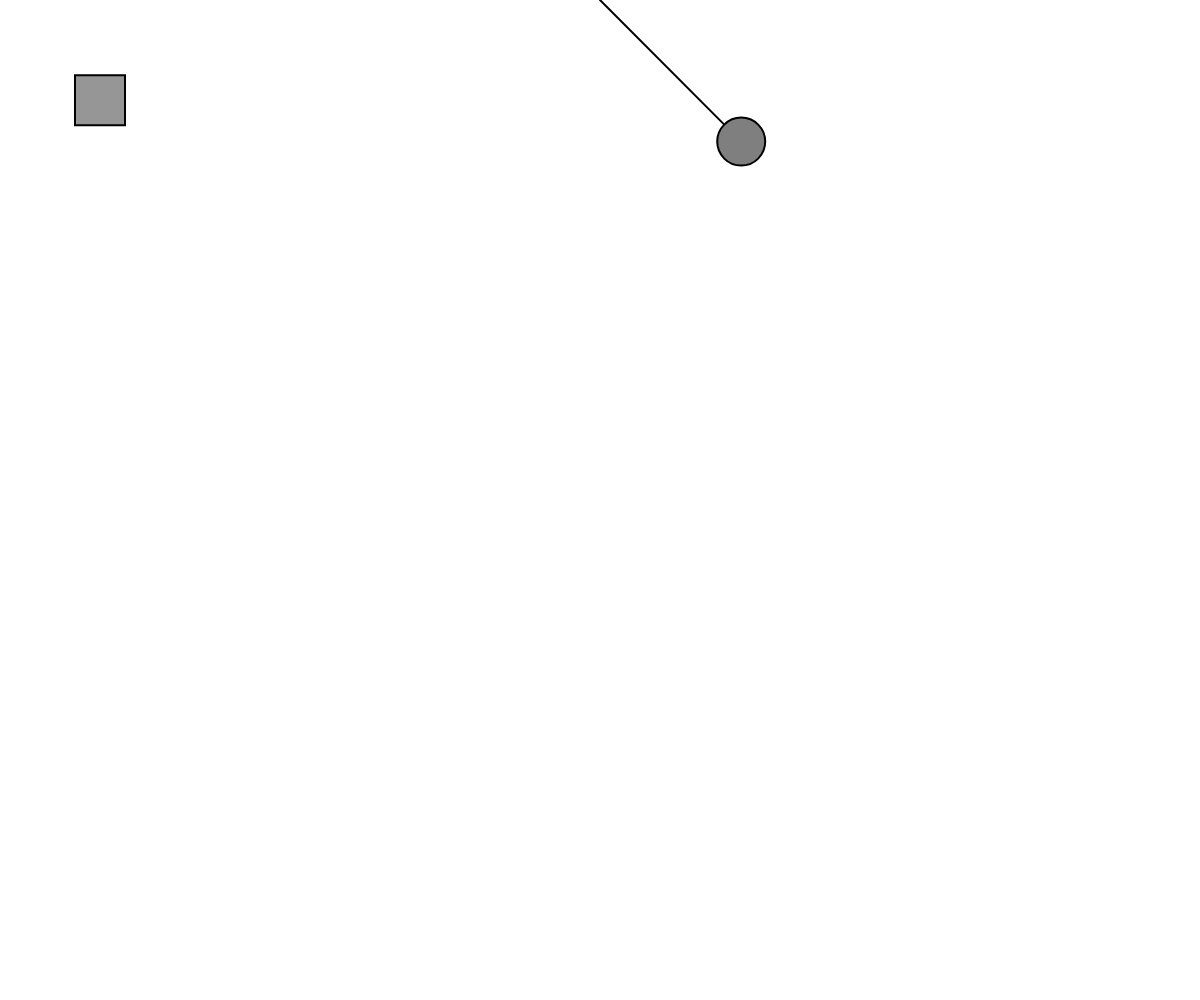
Frame 1 (no input)
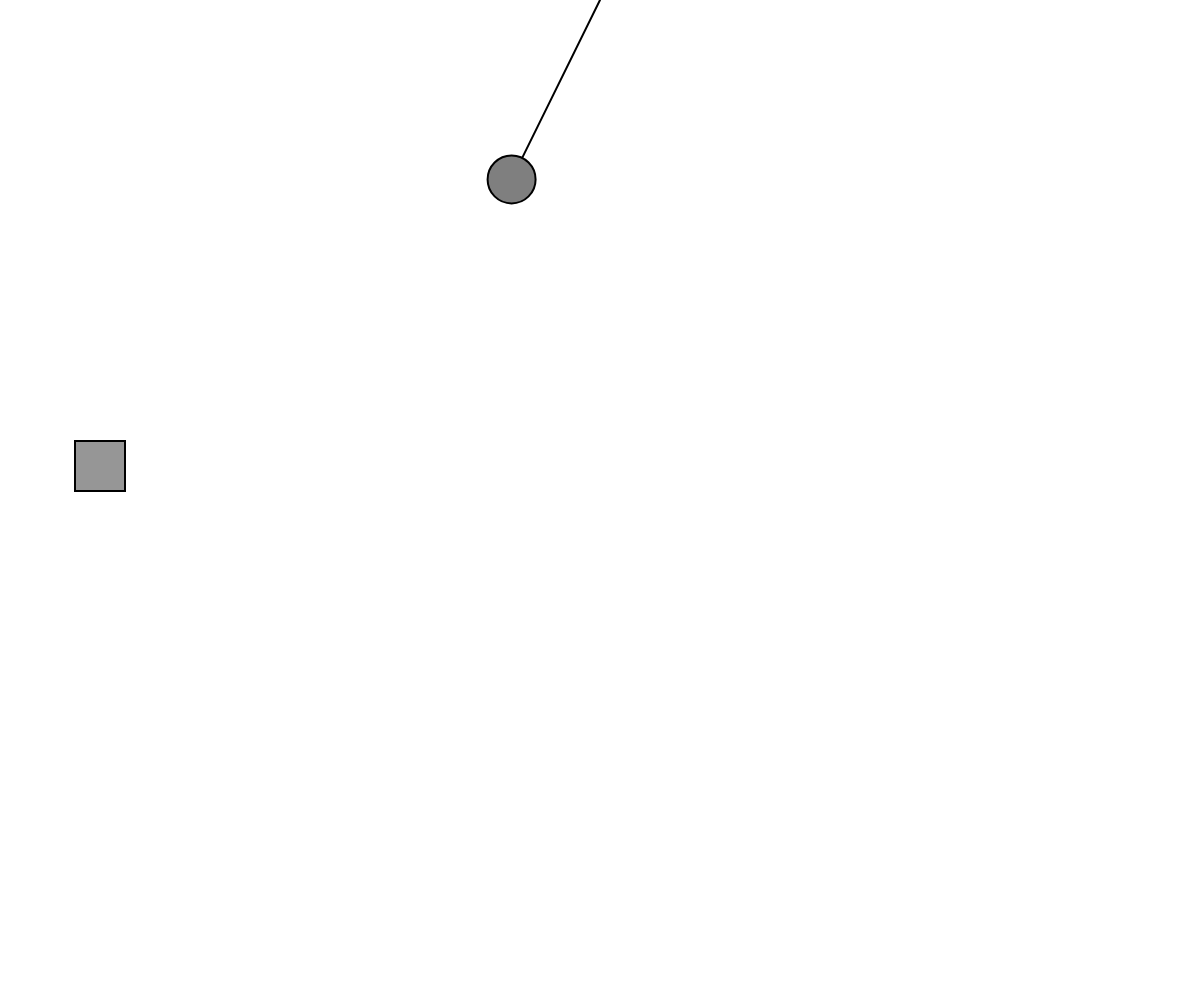
Frame 60 (no input)
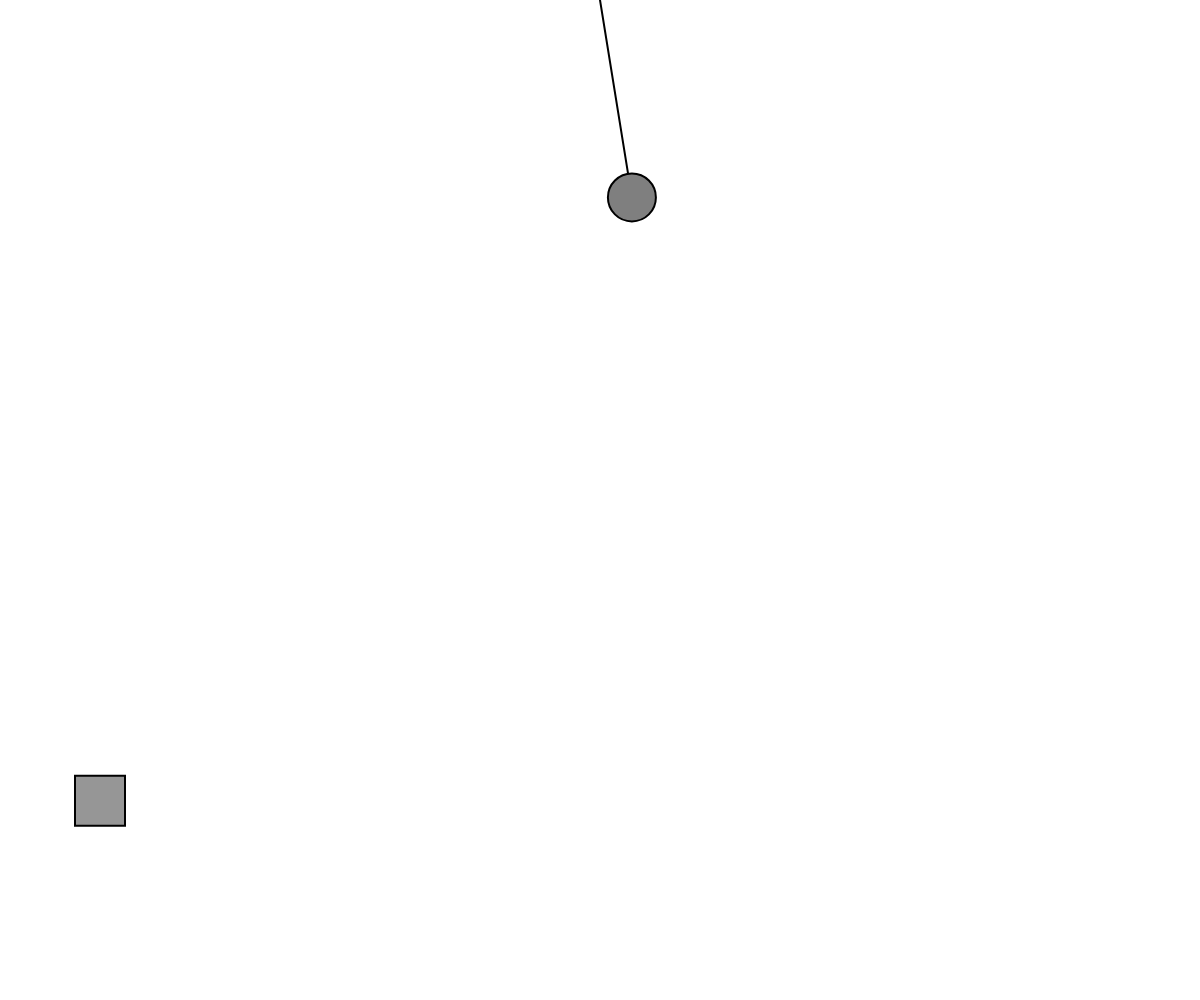
Frame 120 (the mouse pressed at the canvas centre since frame 60)

The p5.js sketch that drew these frames (run headless with seeded random() and noise() and a simulated clock; from frame 60 on, the mouse is pressed at the canvas centre):

// p5.js sketch
// ── sketch.js
let pendulum;
let square;

function setup() {
  
  
  
  createCanvas (windowWidth, windowHeight);
  pendulum = new Pendulum(createVector(width / 2, 0), 200);
  
  
  square = new Square(100, 100, 50); // you can change the size of the scuare
}

function draw() {
  background(255);
  
  pendulum.update();
  
  
  pendulum.display();
  
  
  square.update();
  
  square.display();
}

function mousePressed() {
  pendulum.handleClick(mouseX, mouseY);
  square.handleClick(mouseX, mouseY);
}

function mouseDragged() {
  
  
  pendulum.handleDrag(mouseX, mouseY);
  square.handleDrag(mouseX, mouseY);
}

function mouseReleased() {
  pendulum.handleRelease();
  square.handleRelease();
}

class Pendulum {
  constructor(origin, r) {
    
    this.origin = origin;
    this.position = createVector();
    this.r = r;
    this.angle = PI / 4;
    this.aVelocity = 0.0;
    this.aAcceleration = 0.0;
    this.damping = 0.99; // Random damping to mimic the feel of friction
    this.ballr = 48.0; // so thats create the radius of the ball, which is important 
    this.dragging = false;
  }

  
  update() {
    if (!this.dragging) {
      // thats a gravity  force
      let gravity = 0.4; // Arbitrary constant
      this.aAcceleration = (-1 * gravity / this.r) * sin(this.angle);
      this.aVelocity += this.aAcceleration; 
      this.aVelocity *= this.damping; // applyinf damping
      this.angle += this.aVelocity; 
    }
  }

  display() {
    this.position.set(
      this.r * sin(this.angle),
      
      this.r * cos(this.angle),
      0
    );
    this.position.add(this.origin);
    stroke(0);
    strokeWeight(2);
    fill(127);
    // its drawing the arm
    line(this.origin.x, this.origin.y, this.position.x, this.position.y);
    if (this.dragging) {
      fill(50);
    } else {
      fill(127);
      
    }
    // draw the ball
    ellipse(this.position.x, this.position.y, this.ballr, this.ballr);
  }

  handleClick(mx, my) {
    let d = dist(mx, my, this.position.x, this.position.y);
    if (d < this.ballr) {
      this.dragging = true;
    }
  }

  handleDrag(mx, my) {
    if (this.dragging) {
      let diff = p5.Vector.sub(this.origin, createVector(mx, my));
      this.angle = atan2(-1 * diff.y, diff.x) - PI / 2;
    }
  }

  handleRelease() {
    
    this.aVelocity = 0; // so when you let go, thsi part telling the program "no velocity"
    this.dragging = false;
  }
}

class Square {
  
  constructor(x, y, size) {
    this.position = createVector(x, y);
    this.size = size;
    this.velocity = createVector(0, 0);
    this.acceleration = createVector(0, 0.2); // THIS IS GRAVITY
    this.dragging = false;
  }

  update() {
    if (!this.dragging) {
      this.velocity.add(this.acceleration); // This part if from second tutorial thats apply gravity
      this.position.add(this.velocity); // as usual its updating position
      
      
      
      // detection of collisions using the canvas's bottom
      if (this.position.y + this.size / 2 > height) {
        this.position.y = height - this.size / 2;
        this.velocity.y *= -0.5; // just add little bounce with damping
      }
    }
  }

  display() {
    fill(150);
    if (this.dragging) {
      fill(100);
    }
    stroke(0);
    strokeWeight(2);
    
    
    rectMode(CENTER);
    rect(this.position.x, this.position.y, this.size, this.size);
  }

  handleClick(mx, my) {
    if (
      mx > this.position.x - this.size / 2 &&
      mx < this.position.x + this.size / 2 &&
      
      my > this.position.y - this.size / 2 &&
      my < this.position.y + this.size / 2
    ) {
      this.dragging = true;
      
      
      this.velocity.set(0, 0); // This part basicaly saying that to a square to stop motion when grabbed 
    }
  }

  handleDrag(mx, my) {
    if (this.dragging) {
      
      
      this.position.set(mx, my);
    }
  }

  handleRelease() {
    this.dragging = false;
  }
}
